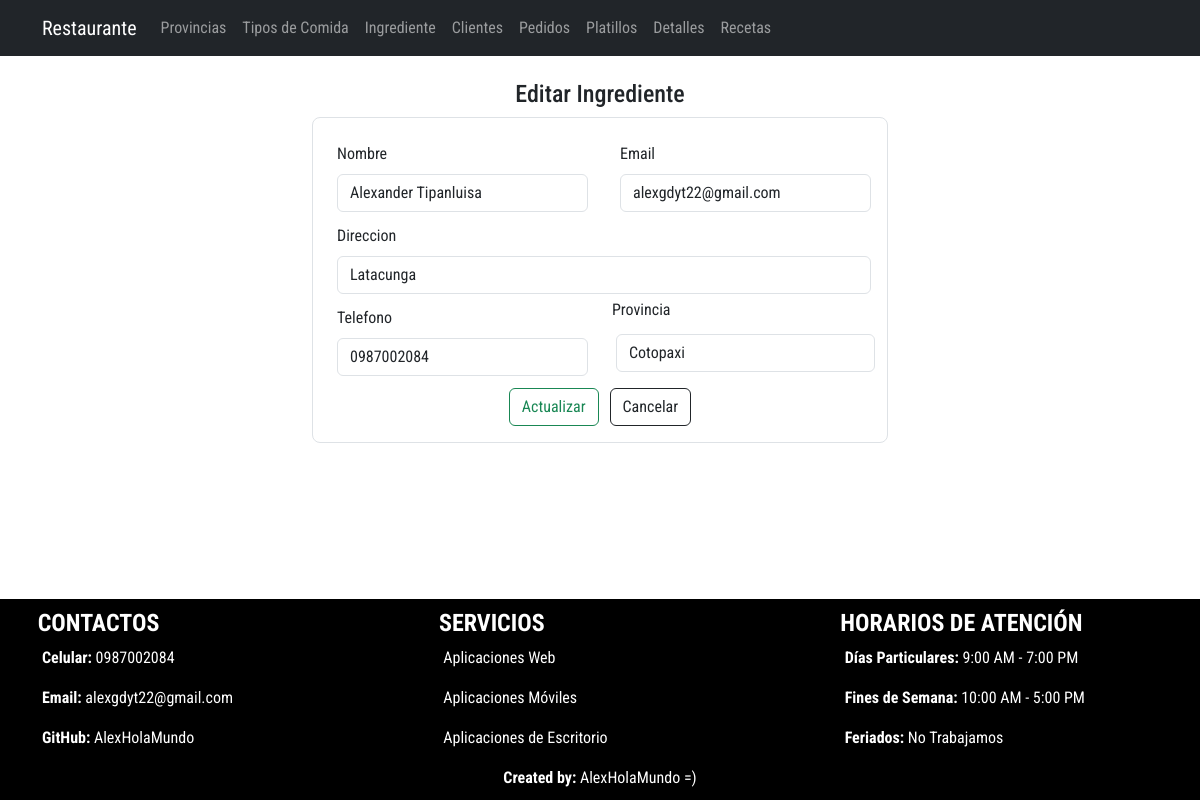
Screenshot of /editarCliente/2 with the database file from the repository.
### Aplicaciones/RestauranteWT/models.py (models this page shows, shortened)
class Cliente(models.Model):
    idCliente_wt = models.AutoField(primary_key=True)
    nombre_wt = models.CharField(max_length=50)
    email_wt = models.EmailField()
    telefono_wt = models.CharField(max_length=10)
    direccion_wt = models.CharField(max_length=100)
    provincia_wt = models.ForeignKey(Provincia, null=True, blank=True, on_delete=models.CASCADE)

### Aplicaciones/RestauranteWT/views.py (the view)
# urls.py: path('editarCliente/<int:id>', views.editarCliente),
def editarCliente(request, id):
    clienteEditar=Cliente.objects.get(idCliente_wt=id)
    provinciaBdd=Provincia.objects.all()
    return render(request, 'editarCliente.html', {'cliente':clienteEditar, 'provincias':provinciaBdd})

### Aplicaciones/RestauranteWT/templates/editarCliente.html (shortened to what this page needs)
 {% extends "plantilla.html" %} {% block contenido %}
<div class="container w-50 mt-4 mb-4">
  <h4 class="text-center">Editar Ingrediente</h4>
  <form
    class="border p-3 rounded-3"
    action="/actualizarCliente/"
    method="POST"
    enctype="multipart/form-data"
  >
    <div class="row">
      <div class="col-md-6">
        <div class="m-1">
          <label for="" class="form-label m-1">Nombre</label>
          <input
            type="text"
            required
            class="form-control m-1"
            placeholder="Ej. Dario Mena"
            value="{{cliente.nombre_wt}}"
            name="nombre_wt"
            id="nombre_wt"
          />
        </div>
      </div>
      <div class="col-md-6">
        <div class="m-1">
          <label for="" class="form-label m-1">Email</label>
          <input
            type="email"
            required
            class="form-control m-1"
            placeholder="Ej. alguien@example.com"
            value="{{cliente.email_wt}}"
            name="email_wt"
            id="email_wt"
          />
        </div>
      </div>
    </div>
    <div class="row">
      <div class="col-md-12">
        <div class="m-1">
          <label for="" class="form-label m-1">Direccion</label>
          <input
            type="text"
            required
            class="form-control m-1"
            placeholder="Ej. Av. Example"
            value="{{cliente.direccion_wt}}"
            name="direccion_wt"
            id="direccion_wt"
          />
        </div>
      </div>
    </div>
    <div class="row">
      <div class="col-md-6">
        <div class="m-1">
          <label for="" class="form-label m-1">Telefono</label>
          <input
            type="text"
            required
            class="form-control m-1"
            placeholder="Ej. 000 0000 000"
            value="{{cliente.telefono_wt}}"
            name="telefono_wt"
            id="telefono_wt"
          />
        </div>
      </div>
      <div class="col-md-6">
        <label for="" class="form-label"> Provincia</label>
        <select
          name="idProvincia_wt"
          required
          class="form-control m-1"
          id="idProvincia_wt"
        >
          {% for provincia in provincias %}
          <option value="{{provincia.idProvincia_wt}}">
            {{provincia.nombre_wt}}
          </option>
          {% endfor %}
        </select>
      </div>
    </div>
    <center class="mt-2">
      <button type="submit" name="button" class="btn btn-outline-success">
        Actualizar</button
      >&nbsp;&nbsp;
      <a href="/listaCliente/" class="btn btn-outline-dark"> Cancelar </a>
    </center>
  </form>
</div>
{% endblock contenido %}

### crudRestaurante/static/css/styles.css (style rules this page uses)
body { font-family: 'Great Vibes', cursive; font-family: 'PT Sans', sans-serif; font-family: 'PT Sans Narrow', sans-serif; font-family: 'Roboto Condensed', sans-serif; }

### rows the page displays
Cliente: nombre_wt "Alexander Tipanluisa", email_wt "alexgdyt22@gmail.com", direccion_wt "Latacunga", telefono_wt "0987002084"

### other values shown
form field idProvincia_wt "Cotopaxi"
